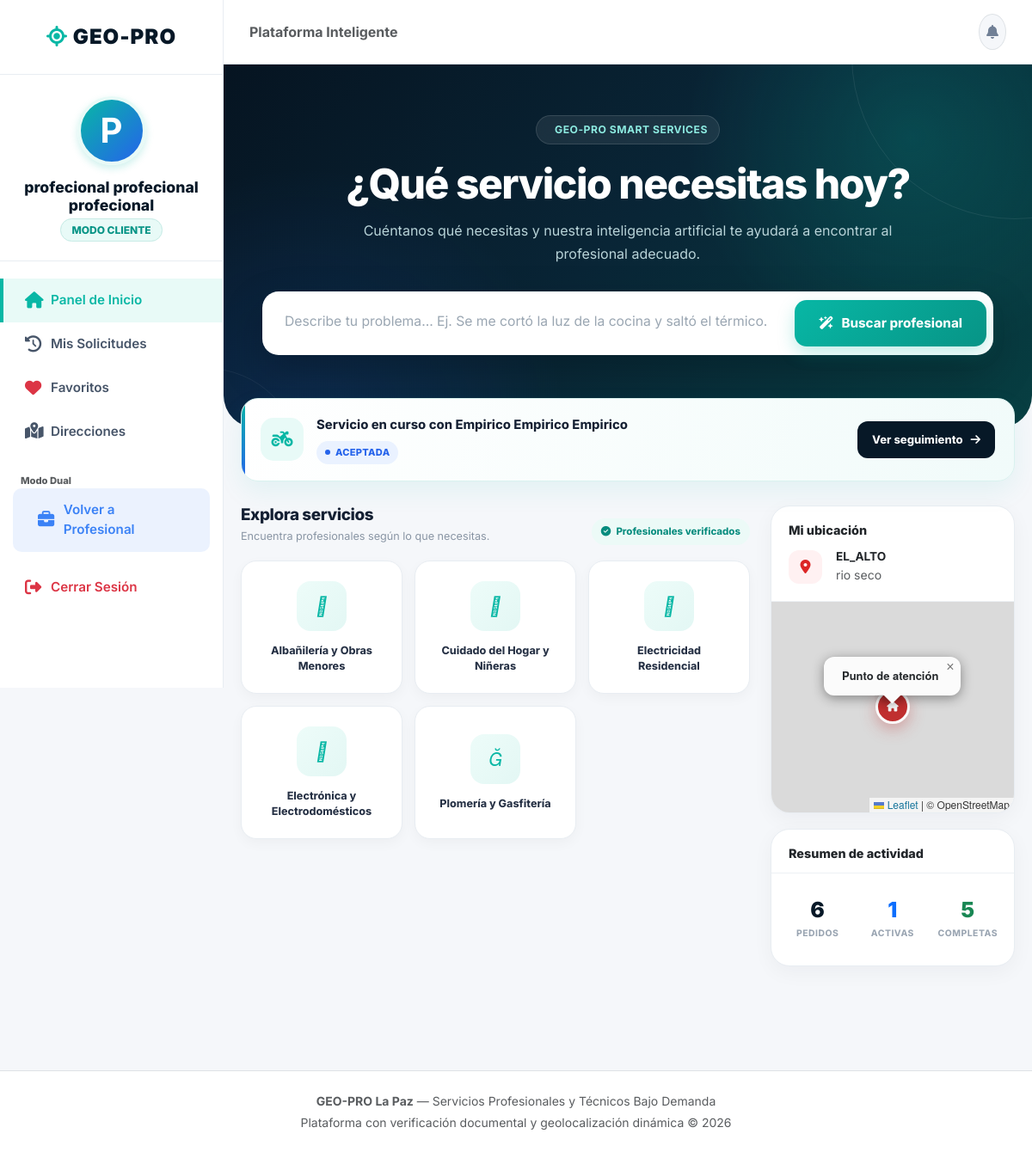
Screenshot of /public/cliente/dashboard (signed in) with the database file from the repository.
### tables this page shows
CREATE TABLE `solicitudes_servicio` (
  `id_solicitud` int(11) NOT NULL,
  `codigo_seguimiento` varchar(20) NOT NULL,
  `id_cliente` int(11) NOT NULL,
  `id_profesional` int(11) NOT NULL,
  `descripcion_problema` text NOT NULL,
  `direccion_servicio` varchar(255) NOT NULL,
  `macrodistrito` enum('ZONA_SUR','SOPOCACHI','CENTRO','MIRAFLORES','SAN_PEDRO','COTAHUMA','PERIFERICA','EL_ALTO') NOT NULL,
  `zona` varchar(100) NOT NULL,
  `latitud_destino` decimal(10,8) NOT NULL,
  `longitud_destino` decimal(11,8) NOT NULL,
  `estado_servicio` enum('PENDIENTE','ACEPTADA','EN_CAMINO','EN_PROCESO','FINALIZADA','CANCELADA') NOT NULL DEFAULT 'PENDIENTE',
  `precio_acordado` decimal(10,2) DEFAULT NULL,
  `tiempo_estimado_llegada_min` int(11) DEFAULT NULL,
  `motivo_cancelacion` varchar(255) DEFAULT NULL,
  `fecha_solicitud` timestamp NOT NULL DEFAULT current_timestamp(),
  `fecha_inicio_atencion` timestamp NULL DEFAULT NULL,
  `fecha_finalizacion` timestamp NULL DEFAULT NULL
);

CREATE TABLE `usuarios` (
  `id_usuario` int(11) NOT NULL,
  `id_rol` int(11) NOT NULL,
  `nombre` varchar(100) NOT NULL,
  `apellido` varchar(100) NOT NULL,
  `correo` varchar(120) NOT NULL,
  `celular` varchar(20) NOT NULL,
  `password` varchar(255) NOT NULL,
  `foto_perfil` varchar(255) DEFAULT NULL,
  `estado` enum('ACTIVO','INACTIVO','BLOQUEADO') NOT NULL DEFAULT 'ACTIVO',
  `token_recuperacion` varchar(255) DEFAULT NULL,
  `fecha_registro` timestamp NOT NULL DEFAULT current_timestamp()
);

CREATE TABLE `categorias` (
  `id_categoria` int(11) NOT NULL,
  `nombre_categoria` varchar(100) NOT NULL,
  `slug` varchar(120) NOT NULL,
  `descripcion` text DEFAULT NULL,
  `tipo_clasificacion` enum('TECNICO','EMPIRICO_OFICIO','AMBOS') NOT NULL DEFAULT 'AMBOS',
  `icono_fa` varchar(50) DEFAULT 'fa-solid fa-wrench',
  `estado` tinyint(1) NOT NULL DEFAULT 1,
  `fecha_creacion` timestamp NOT NULL DEFAULT current_timestamp()
);

CREATE TABLE `clientes` (
  `id_cliente` int(11) NOT NULL,
  `id_usuario` int(11) NOT NULL,
  `direccion_referencia` varchar(255) NOT NULL,
  `zona` varchar(100) NOT NULL,
  `latitud_predeterminada` decimal(10,8) DEFAULT NULL,
  `longitud_predeterminada` decimal(11,8) DEFAULT NULL
);

### app/views/cliente/dashboard.php (the view, shortened to what the rows shown need)
<?php require_once "../app/views/layouts/header.php"; ?>
<div class="cli-wrapper">
    <main class="cli-main-content">
        <section class="geo-hero">
            <div class="geo-hero-content">
                <h1 class="search-title">
                    ¿Qué servicio necesitas hoy?
                </h1>
            </div>
        </section>
        <main class="geo-main">
            <div class="container geo-content">
                <?php if (isset($solicitudActiva) && $solicitudActiva): ?>
                    <div class="geo-service">
                        <div class="geo-service-info">
                            <div class="geo-service-icon">
                                <i class="fa-solid fa-motorcycle"></i>
                            </div>
                            <div>
                                <p class="geo-service-title">
                                    Servicio en curso con
                                    <?= htmlspecialchars($solicitudActiva['prof_nombre'] . ' ' . $solicitudActiva['prof_apellido']) ?>
                                </p>
                                <span class="geo-status">
                                    <?= htmlspecialchars($solicitudActiva['estado_servicio']) ?>
                                </span>
                            </div>
                        </div>
                        <a href="<?= BASE_URL ?>/solicitud/detalle/<?= $solicitudActiva['id_solicitud'] ?>" class="geo-follow-btn">
                            Ver seguimiento <i class="fa-solid fa-arrow-right"></i>
                        </a>
                    </div>
                <?php endif; ?>
                <div class="row g-4">
                    <div class="col-lg-8">
                        <div class="geo-section-head">
                            <div>
                                <h2 class="geo-section-title">Explora servicios</h2>
                            </div>
                        </div>
                        <div class="categories-grid">
                            <?php if (isset($categorias) && is_array($categorias)): ?>
                                <?php foreach ($categorias as $cat): ?>
                                    <a href="<?= BASE_URL ?>/cliente/buscarEspecialista?cat=<?= htmlspecialchars($cat['id_categoria']) ?>" class="category-card">
                                        <div class="cat-icon-wrapper">
                                            <i class="<?= htmlspecialchars($cat['icono_fa']) ?>"></i>
                                        </div>
                                        <div class="cat-title">
                                            <?= htmlspecialchars($cat['nombre_categoria']) ?>
                                        </div>
                                    </a>
                                <?php endforeach; ?>
                            <?php endif; ?>
                        </div>
                    </div>
                    <div class="col-lg-4">
                        <div class="side-card">
                            <div class="side-header">
                                <?php if (isset($cliente) && $cliente): ?>
                                    <div class="d-flex align-items-center">
                                        <i class="fa-solid fa-location-dot me-3"></i>
                                        <div>
                                            <h6 class="fw-bold text-dark mb-1" style="font-size:.85rem;">
                                                <?= htmlspecialchars($cliente['zona']) ?>
                                            </h6>
                                            <p class="text-muted small mb-0" style="line-height:1.45;">
                                                <?= htmlspecialchars($cliente['direccion_referencia']) ?>
                                            </p>
                                        </div>
                                    </div>
                                <?php else: ?>
                                    <p class="text-muted small mb-0">
                                        <i class="fa-solid fa-map-location-dot me-2"></i> Aún no registraste una ubicación.
                                    </p>
                                <?php endif; ?>
                            </div>
                        </div>
                    </div>
                </div>
            </div>
        </main>
    </main>
</div>
<link rel="stylesheet" href="https://unpkg.com/leaflet@1.9.4/dist/leaflet.css" />
<?php require_once "../app/views/layouts/footer.php"; ?>

### rows the page displays
solicitudes_servicio: usuarios.nombre+apellido "Empirico Empirico Empirico", estado_servicio "ACEPTADA"
categorias: nombre_categoria "Albañilería y Obras Menores"
categorias: nombre_categoria "Cuidado del Hogar y Niñeras"
categorias: nombre_categoria "Electricidad Residencial"
categorias: nombre_categoria "Electrónica y Electrodomésticos"
categorias: nombre_categoria "Plomería y Gasfitería"
clientes: zona "EL_ALTO", direccion_referencia "rio seco"

### other values shown
substr($_SESSION['user_nombre'] ?? 'C', 0, 1) "P"
$_SESSION['user_nombre'] "profecional profecional profecional"
$stats['total_solicitudes'] "6"
$stats['activas'] "1"
$stats['finalizadas'] "5"
